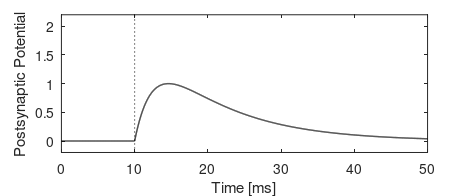

Write MATLAB code to recreate this figure.
%% figure_excitatory_postsynaptic_potential.m
% clearvars;
% close all;
% clc;

if isempty(who('save_all_figures*'))
	save_all_figures_as_pdfs = 0;
	save_all_figures_as_figs = 0;
end

tau_m = 10;
tau_s = 2.5;
K = (4^(4/3))/3;
t_j = 10;

t = 0 : 0.01 : tau_m*5;
t_j_ind = find(t==t_j);

u = zeros(length(t),1);


for k = t_j_ind:length(t)
   u(k) = K * ( exp(-(t(k)-t_j)/tau_m) - exp(-(t(k)-t_j)/tau_s));
end

ymin = -0.2;
ymax = 2.2;

fig_w = 12;
fig_h = 5;

fig_epsp = figure;
set(fig_epsp, 'Color', 'w');
set(fig_epsp, 'Units', 'centimeters');
set(fig_epsp, 'PaperUnits', 'centimeters');
set(fig_epsp, 'Position', [2, 2, fig_w, fig_h]);
set(fig_epsp, 'PaperPosition', [0, 0, fig_w, fig_h]);
set(fig_epsp, 'PaperSize', [fig_w, fig_h]);
set(fig_epsp, 'PaperPositionMode', 'manual');

plot(t, u, 'k', 'LineWidth', 1)
line(t_j*[1,1], [ymin,ymax], 'LineStyle', ':', 'Color', 'k');

ylim([ymin, ymax]);

xlabel('Time [ms]');
ylabel('Postsynaptic Potential');

%% save figure and PDF
fig_file_name = fullfile('figures','fig_ps_epsp');

if save_all_figures_as_pdfs
	FT_PDF = '.pdf';
	saveas(fig_epsp,[fig_file_name, FT_PDF]);
	disp(['Figure saved as: ', fig_file_name, FT_PDF]);
end
if save_all_figures_as_figs
	FT_FIG = '.fig';
	saveas(fig_epsp,[fig_file_name, FT_FIG]);
	disp(['Figure saved as: ', fig_file_name, FT_FIG]);
end
